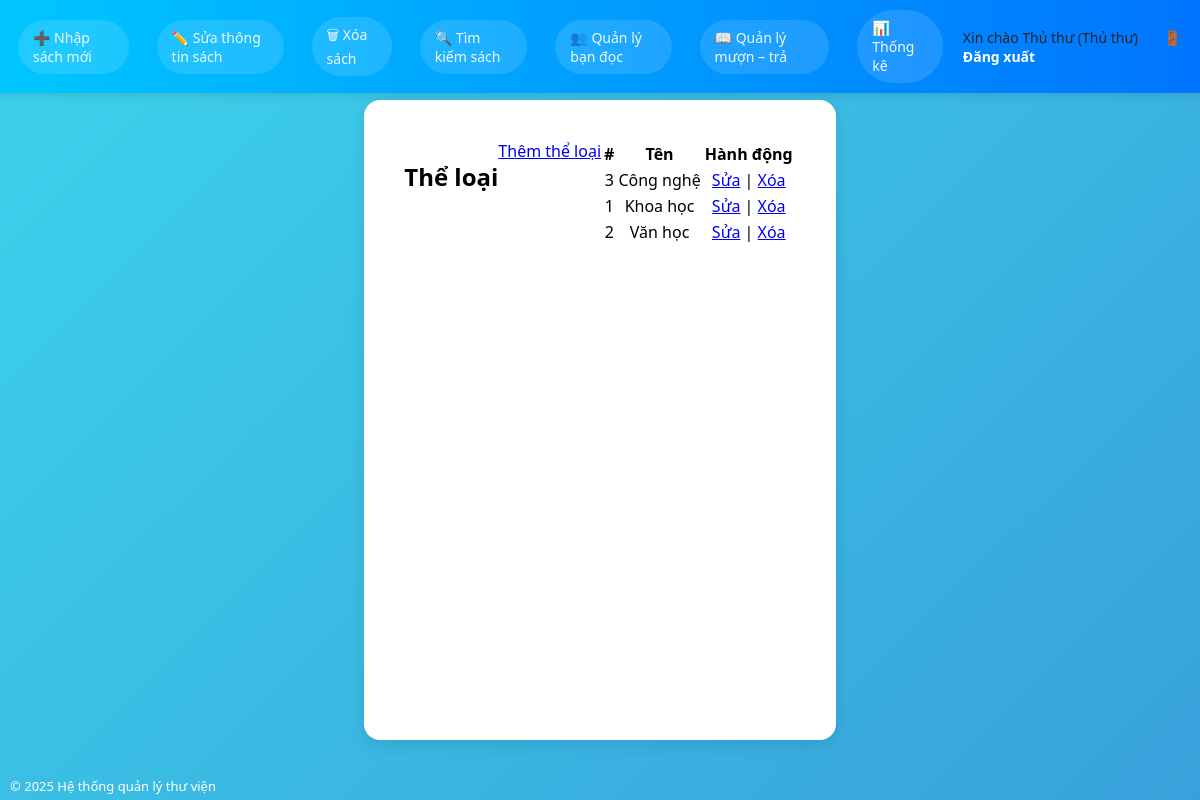
The page /QuanLyThuVien/categories.php (signed in) on the database its author committed.
### tables this page shows
CREATE TABLE `users` (
  `id` int(11) NOT NULL,
  `username` varchar(50) NOT NULL,
  `email` varchar(100) DEFAULT NULL,
  `phone` varchar(20) DEFAULT NULL,
  `password` varchar(255) NOT NULL,
  `fullname` varchar(100) DEFAULT NULL,
  `role` enum('admin','thuthu','capthe') DEFAULT NULL,
  `status` enum('active','locked') DEFAULT 'active',
  `created_at` timestamp NOT NULL DEFAULT current_timestamp()
);

CREATE TABLE `categories` (
  `id` int(11) NOT NULL,
  `code` varchar(50) DEFAULT NULL,
  `name` varchar(100) NOT NULL
);

### QuanLyThuVien/functions.php (called while the page is built, shortened)
<?php
require_once 'config.php';
function is_logged_in() {
    return isset($_SESSION['user_id']);
}
function current_user() {
    global $pdo;
    static $user = null;
    if ($user === null) {
        $stmt = $pdo->prepare("SELECT id, username, fullname, role FROM users WHERE id = ?");
        $stmt->execute([$_SESSION['user_id']]);
        $user = $stmt->fetch(PDO::FETCH_ASSOC);
    }
    return $user;
}
function e($str) {
    return htmlspecialchars($str ?? '', ENT_QUOTES, 'UTF-8');
}
?>

### QuanLyThuVien/config.php (called while the page is built, shortened)
<?php
$user    = 'root';
?>

### QuanLyThuVien/categories.php (the view, shortened to what this page needs)
<?php
require_once 'functions.php';
$action = $_GET['action'] ?? 'list';
if ($action === 'list') {
    $cats = $pdo->query("SELECT * FROM categories ORDER BY name")->fetchAll();
    include 'header.php';
    ?>
    <h2>Thể loại</h2>
    <a href="categories.php?action=add">Thêm thể loại</a>
    <table>
      <thead><tr><th>#</th><th>Tên</th><th>Hành động</th></tr></thead>
      <tbody>
      <?php foreach($cats as $c): ?>
        <tr>
          <td><?= e($c['id']) ?></td>
          <td><?= e($c['name']) ?></td>
          <td>
            <a href="categories.php?action=edit&id=<?= e($c['id']) ?>">Sửa</a> |
            <a href="categories.php?action=delete&id=<?= e($c['id']) ?>" onclick="return confirm('Xóa thể loại?')">Xóa</a>
          </td>
        </tr>
      <?php endforeach; ?>
      </tbody>
    </table>
    <?php include 'footer.php';
    exit;
}
    ?>

### QuanLyThuVien/header.php (shortened to what this page needs)
<?php
require_once 'functions.php';
$user   = current_user() ?? [];
$role   = $user['role'] ?? '';
$active = basename($_SERVER['PHP_SELF']);
?>
<!DOCTYPE html>
<html lang="vi">
<head>
    <link rel="stylesheet" href="assets/style.css?v=3">
</head>
<body>
<?php if ($role === 'thuthu'): ?>
    <div class="top-nav">
        <div class="nav-left">
            <a href="book_add.php"
               class="menu-item <?= $active === 'book_add.php' ? 'active-menu' : '' ?>">
                ➕ Nhập sách mới
            </a>
            <a href="book_edit_list.php"
               class="menu-item <?= $active === 'book_edit_list.php' ? 'active-menu' : '' ?>">
                ✏️ Sửa thông tin sách
            </a>
            <a href="book_delete_list.php"
               class="menu-item <?= $active === 'book_delete_list.php' ? 'active-menu' : '' ?>">
                🗑 Xóa sách
            </a>
            <a href="books.php"
               class="menu-item <?= $active === 'books.php' ? 'active-menu' : '' ?>">
                🔍 Tìm kiếm sách
            </a>
            <a href="readers.php"
               class="menu-item <?= $active === 'readers.php' ? 'active-menu' : '' ?>">
                👥 Quản lý bạn đọc
            </a>
            <a href="borrow_list.php"
   class="menu-item <?= $active === 'borrow_list.php' ? 'active-menu' : '' ?>">
    📖 Quản lý mượn – trả
</a>
            <a href="statistics.php"
               class="menu-item <?= $active === 'statistics.php' ? 'active-menu' : '' ?>">
                📊 Thống kê
            </a>
        </div>
        <div class="nav-right">
            Xin chào <?= e($user['fullname'] ?? '') ?> (Thủ thư)
            <a href="logout.php" class="logout-link">🚪 Đăng xuất</a>
        </div>
    </div>
<?php endif; ?>
<main>

### QuanLyThuVien/assets/style.css (style rules this page uses)
body { margin: 0; font-family: "Segoe UI", Arial, sans-serif; background: linear-gradient(135deg, #4facfe, #00f2fe); min-height: 100vh; display: flex; flex-direction: column; }
.top-nav { position: fixed; top: 0; left: 0; width: 100%; background: #ffffffcc; backdrop-filter: blur(10px); display: flex; justify-content: space-between; align-items: center; padding: 14px 40px; box-shadow: 0 3px 8px rgba(0, 0, 0, 0.1); z-index: 1000; }
.top-nav a { text-decoration: none; color: #0077cc; font-weight: 600; margin-right: 20px; transition: 0.2s; }
.nav-right { font-weight: 500; color: #222; }
.logout-link { color: #d00; font-weight: bold; text-decoration: none; margin-left: 8px; }
main { flex: 1; margin-top: 100px; margin-bottom: 60px; padding: 0 20px; display: flex; justify-content: center; align-items: flex-start; background: transparent; box-shadow: none; border-radius: 0; }
main { margin-top: 110px; flex: 1; padding: 40px; max-width: 900px; margin-left: auto; margin-right: auto; background: #fff; border-radius: 16px; box-shadow: 0 4px 15px rgba(0, 0, 0, 0.1); text-align: center; }
body { margin: 0; font-family: "Segoe UI", sans-serif; background: linear-gradient(135deg, #3cd3eb, #38a1db); min-height: 100vh; display: flex; flex-direction: column; }
main { flex: 1; display: flex; justify-content: center; align-items: flex-start; margin-top: 100px; margin-bottom: 60px; }
.top-nav a { padding: 8px 12px; border-radius: 6px; transition: 0.25s; color: #fff; text-decoration: none; }
.top-nav { display: flex; justify-content: space-between; align-items: center; padding: 10px 18px; background: linear-gradient(90deg, #00c6ff, #0072ff); color: #fff; font-size: 14px; }
.top-nav .nav-left { display: flex; align-items: center; gap: 8px; }
.top-nav .menu-item { padding: 7px 14px; border-radius: 999px; text-decoration: none; color: #f0faff; font-weight: 500; background: rgba(255, 255, 255, 0.12); border: 1px solid transparent; transition: all 0.2s ease; }
.top-nav .logout-link { color: #fff; text-decoration: none; margin-left: 10px; }
.top-nav { background: linear-gradient(90deg, #00c6ff, #0072ff) !important; }
.top-nav .menu-item { padding: 7px 14px; border-radius: 999px; text-decoration: none; background: rgba(255, 255, 255, 0.12); border: 1px solid transparent; color: #f0faff; font-weight: 500; transition: all 0.2s ease; }
.top-nav .logout-link { background: transparent !important; color: #ffffff !important; font-weight: bold; }

### rows shown on the page
users: fullname "Thủ thư"
categories: id "3", name "Công nghệ"
categories: id "1", name "Khoa học"
categories: id "2", name "Văn học"
